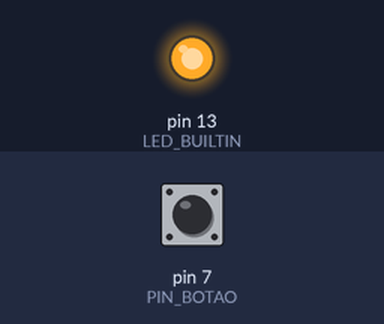
Simulated run of this sketch. Board: Arduino Uno, built with avr-gcc and run on an emulated ATmega328P. On the bench: output pins drawn as LEDs (lit = HIGH). The inputs (shaded band) are chosen by the test bench; at power-on: pin 7 (PIN_BOTAO) LOW.

Above: at 1.2 s.
1.3 s: pin 7 (PIN_BOTAO) pulled HIGH for 0.15 s
At 1.37 s:
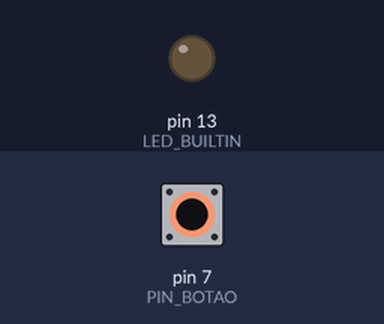
2.9 s: pin 7 (PIN_BOTAO) pulled HIGH for 3.2 s
At 6.7 s:
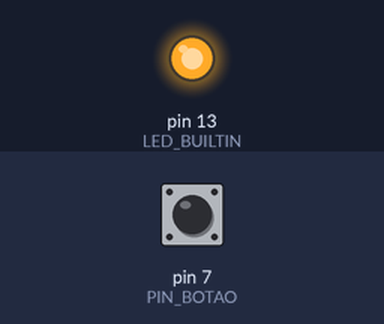
Timing chart, 0 to 8.2 s (numbered marks = the images above; inputs shaded):
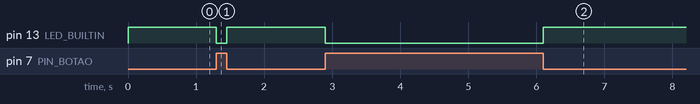

Measured:
- after the input at 1.3 s, pin 13 (LED_BUILTIN): HIGH → LOW at once, → HIGH 0.15 s later
- after the input at 2.9 s, pin 13 (LED_BUILTIN): HIGH → LOW at once, → HIGH 3.2 s later

The sketch:

Ex1_-_Ascende_led_ao_apertar_bot_o.ino
```cpp
#define PIN_BOTAO 7

void setup() {
  // put your setup code here, to run once:
  pinMode(LED_BUILTIN,OUTPUT);
  pinMode(PIN_BOTAO,INPUT);

}

void loop() {
  // put your main code here, to run repeatedly:
  int val=digitalRead(PIN_BOTAO);
  digitalWrite(LED_BUILTIN,!val);

}
```
